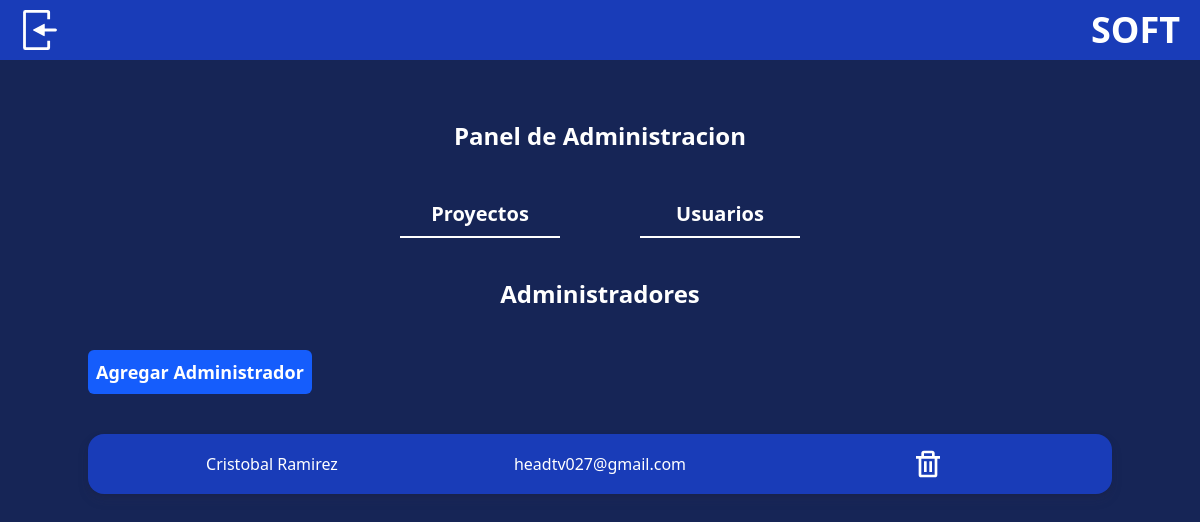
/panelAdmin/usuarios (signed in), run on an earlier commit of the app's database.
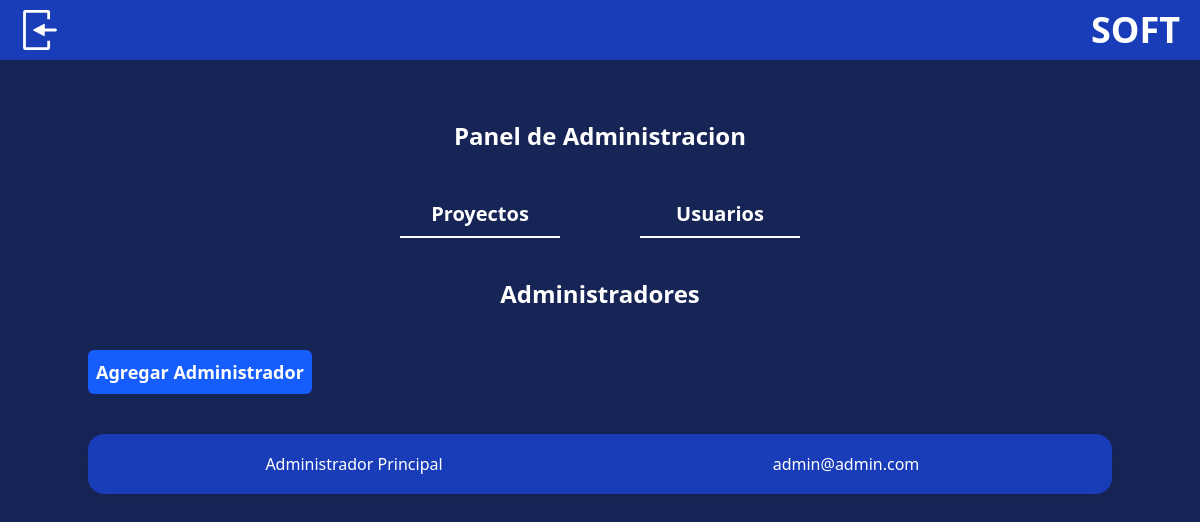
And on a later commit of the database.
### GestionProyecto/models.py (models this page shows, shortened)
class Usuarios(AbstractBaseUser):
    correo = models.EmailField(unique=True)
    nombre = models.CharField(max_length=100)
    apellido = models.CharField(max_length=100)
    is_active = models.BooleanField(default=True)
    is_staff = models.BooleanField(default=False)
    is_superuser = models.BooleanField(default=False)
    USERNAME_FIELD = 'correo'
    REQUIRED_FIELDS = ['nombre', 'apellido']
    objects = manageUsuario()

### GestionProyecto/views.py (the view, shortened to what this page needs)
# urls.py: path("panelAdmin/usuarios", views.UsuariosAdmin, name='PAdminUsuarios'),
def UsuariosAdmin(request):
    if not request.user.is_authenticated and not request.user.is_staff:
        return redirect('Inicio')
    usuarios = Usuarios.objects.filter(is_staff=True)
    return render(request, 'admin/UsuariosAdmin.html', {
        'userLogin': request.user,
        'usuarios': usuarios,
    })

### GestionProyecto/templates/admin/UsuariosAdmin.html (shortened to what this page needs)
{% extends "admin.html" %}
{% block OpcionesAdmin %}
<h2 class="text-center text-2xl font-bold">Administradores</h2>
<button onclick="OpenModal('modalAgregarAdmin')" class="botonStyle w-max mx-auto md:mx-0 my-10">Agregar Administrador</button>
<article class="flex flex-col gap-10 md:w-[80rem] max-w-screen-lg">
    {% for usuario in usuarios %}
        <div class="grid auto-rows-fr auto-cols-fr md:grid-flow-col justify-between place-content-center place-items-center h-40 md:h-15 bg-blue-800 p-5 rounded-2xl sombraPanels">
            <h2>{{usuario.nombre}} {{usuario.apellido}}</h2>
            <p>{{usuario.correo}}</p>
            {% if usuario != userLogin %}
                <a href='{% url "PAdminDeleteUsuarios" usuario.correo %}' class="cursor-pointer">
                    <svg class="fill-white w-8 h-8" xmlns="http://www.w3.org/2000/svg" viewBox="0 0 24 24">
                        <path d="M5 20a2 2 0 0 0 2 2h10a2 2 0 0 0 2-2V8h2V6h-4V4a2 2 0 0 0-2-2H9a2 2 0 0 0-2 2v2H3v2h2zM9 4h6v2H9zM8 8h9v12H7V8zm1 2h2v8H9zm4 0h2v8h-2z"/>
                    </svg>
                </a>
            {% endif %}
        </div>
    {% endfor %}
</article>
{% endblock OpcionesAdmin %}

What changed in the data, as far as the page shows it:
removed Usuarios: nombre "Cristobal", apellido "Ramirez", correo "headtv027@gmail.com"
now on this page (row edited): Usuarios: nombre "Administrador", apellido "Principal", correo "admin@admin.com"
